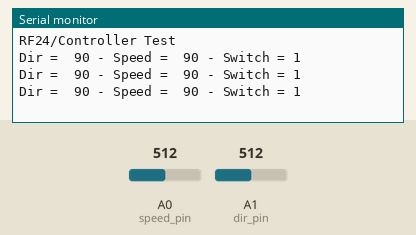
Simulated run of this sketch. Board: Arduino Uno, built with avr-gcc and run on an emulated ATmega328P. Shown: the last lines printed to the serial monitor. The inputs (shaded band) are chosen by the test bench; at power-on: A0 (speed_pin) = 512, A1 (dir_pin) = 512. No radio packets arrive unless stated.

Above: at 3.2 s.
3.3 s: A0 (speed_pin) set to 663
At 3.7 s:
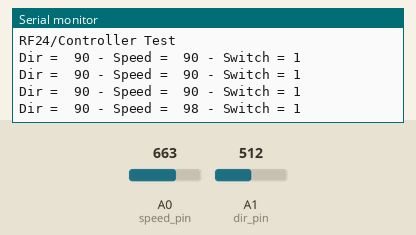
4.8 s: A0 (speed_pin) set to 694
At 5.2 s:
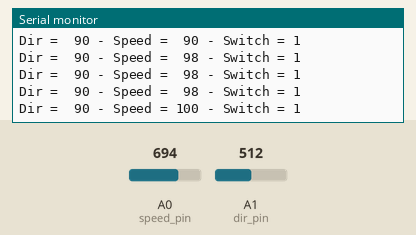
6.8 s: A1 (dir_pin) set to 362
At 7.2 s:
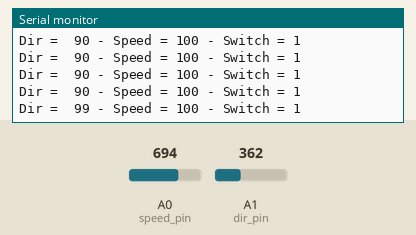
8.3 s: A1 (dir_pin) set to 329
At 8.7 s:
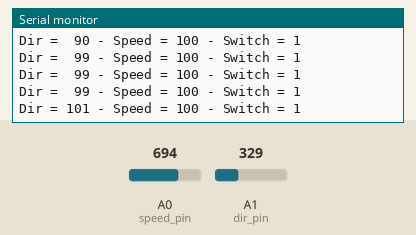

The sketch:

tx.ino
```cpp
/*
 * Drone remote control test.
 * Send an integer used as PWM in remote receiver.
 */

#include <SPI.h>
#include "RF24.h"

#define DEBUG true
#define Serial if(DEBUG)Serial

RF24 radio(7, 8);
byte addresses[][6] = { "1Node" };

struct radioControl {
  uint8_t dir;
  uint8_t speed;
};

radioControl data, lastData;

int dir_pin=1;
int speed_pin=0;
boolean switch_pin=2;

void setup()
{
  Serial.begin(115200);
  delay(1000);
  Serial.println(F("RF24/Controller Test"));

  data.dir = 90; // center
  data.speed = 95; // stop

  pinMode(switch_pin, INPUT);
  digitalWrite(switch_pin, HIGH);

  radio.begin();
  radio.setChannel(108);
  radio.setDataRate(RF24_250KBPS);
  radio.setPALevel(RF24_PA_MIN);
  //radio.setCRCLength(RF24_CRC_8);
  //radio.setPayloadSize(sizeof(data));

  radio.openWritingPipe( addresses[0] );
  // radio.printDetails();

  delay(1000);
}

unsigned long send_at = 0;
void loop()
{
  int val = analogRead(dir_pin);
  data.dir = map(val, 0, 1023, 119, 60);

  val = analogRead(speed_pin);
  data.speed = map(val, 0, 1023, 60, 120);

  boolean switchVal = digitalRead(switch_pin);

  if(lastData.speed < (data.speed-1) || lastData.dir < (data.dir-1)
    || lastData.speed > (data.speed+1) || lastData.dir > (data.dir+1)
    || ((micros()/1000) - send_at > 500 ) ) {

    radio.write( &data, sizeof(data) );
    lastData.dir = data.dir;
    lastData.speed = data.speed;

    char buf[256];
    sprintf(buf, "Dir = %3d - Speed = %3d - Switch = %d\n", data.dir, data.speed, switchVal);
    Serial.print(buf);

    send_at = micros() / 1000;
  }

  delay(8);
}
```

Measured:
- the behaviour switches between 681 and 682 on A0 (speed_pin) (found by bisection; images 1 and 2)
- the behaviour switches between 347 and 346 on A1 (dir_pin) (found by bisection; images 3 and 4)
- after the input at 3.3 s, the serial monitor: prints a new line at once (image 1)
- after the input at 4.8 s, the serial monitor: prints a new line at once (image 2)
- after the input at 6.8 s, the serial monitor: prints a new line at once (image 3)
- after the input at 8.3 s, the serial monitor: prints a new line at once (image 4)
